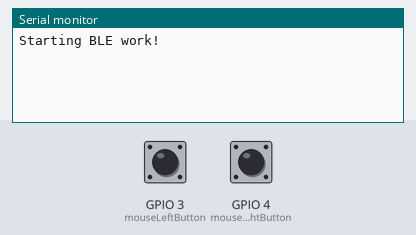
The sketch below on a simulated ESP32. Shown: the last lines printed to the serial monitor. The test bench sets the inputs (shaded band); at power-on: GPIO 3 (mouseLeftButton) HIGH, GPIO 4 (mouseRightButton) HIGH. USB keyboard and mouse output is not drawn.

Above: at 1.2 s.
1.3 s: GPIO 3 (mouseLeftButton) pulled LOW for 0.15 s
At 2.0 s:
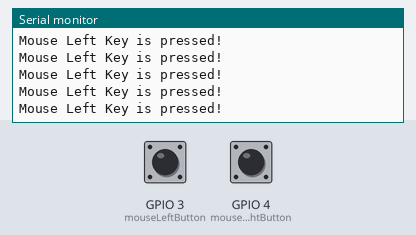
2.9 s: GPIO 4 (mouseRightButton) pulled LOW for 0.15 s
At 4.1 s:
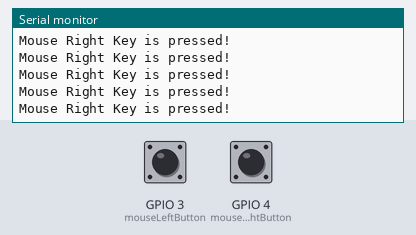
4.5 s: GPIO 3 (mouseLeftButton) driven LOW
At 5.2 s:
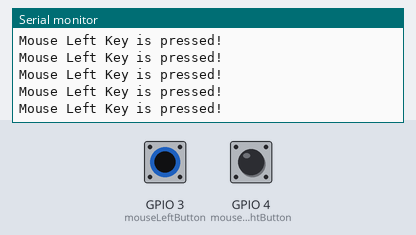

Measured:
- after the input at 1.3 s, the serial monitor: prints a new line at once (image 1)
- after the input at 2.9 s, the serial monitor: prints a new line at once (image 2)
- after the input at 4.5 s, the serial monitor: prints a new line at once (image 3)

The sketch:

ESP32-CWAutoKey.ino
```cpp
#include <BleMouse.h>

const int mouseLeftButton = 3;
const int mouseRightButton = 4;

int responseDelay = 10; // response delay of the mouse, in ms

BleMouse bleMouse;

void setup()
{
    Serial.begin(115200);
    Serial.println("Starting BLE work!");

    pinMode(mouseLeftButton, INPUT_PULLUP);
    pinMode(mouseRightButton, INPUT_PULLUP);

    bleMouse.begin();
}

void loop()
{
    if (bleMouse.isConnected())
    {
        // read the buttons:
        int clickLeftState = digitalRead(mouseLeftButton);
        int clickRightState = digitalRead(mouseRightButton);

        // if the mouse button is pressed:
        if (clickLeftState == LOW)
        {
            // if the mouse is not pressed, press it:
            if (!bleMouse.isPressed(MOUSE_LEFT))
            {
                Serial.println("Mouse Left Key is pressed!");
                bleMouse.press(MOUSE_LEFT);
            }
        }
        // else the mouse button is not pressed:
        else
        {
            // if the mouse is pressed, release it:
            if (bleMouse.isPressed(MOUSE_LEFT))
            {
                Serial.println("Mouse Left Key is released!");
                bleMouse.release(MOUSE_LEFT);
            }
        }

        if (clickRightState == LOW)
        {
            if (!bleMouse.isPressed(MOUSE_RIGHT))
            {
                Serial.println("Mouse Right Key is pressed!");
                bleMouse.press(MOUSE_RIGHT);
            }
        }
        else
        {
            if (bleMouse.isPressed(MOUSE_RIGHT))
            {
                Serial.println("Mouse Right Key is released!");
                bleMouse.release(MOUSE_RIGHT);
            }
        }

        // a delay so the mouse doesn't move too fast:
        delay(responseDelay);
    }
}
```
